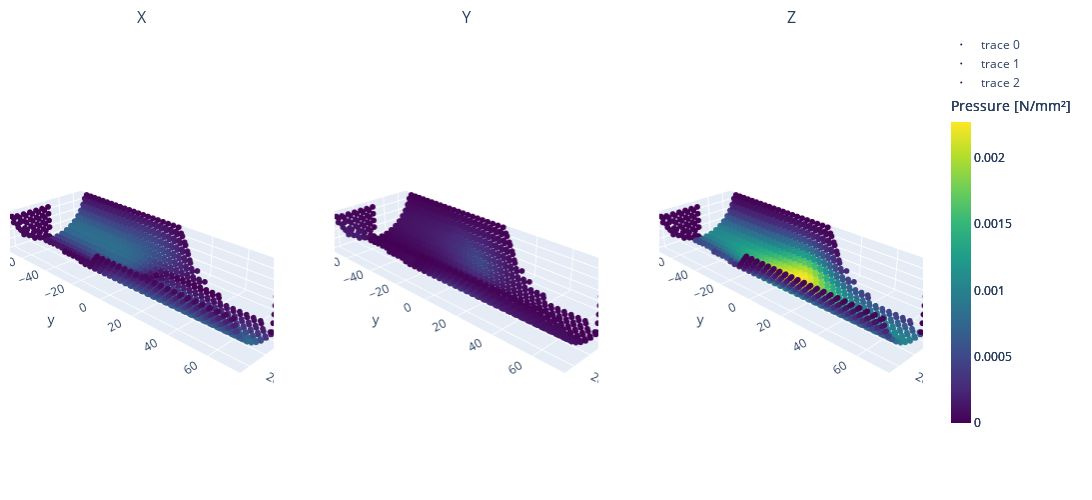

Notebook source saved alongside this figure:
### Markdown cell above
## Force Scatter XYZ

### Code cell
# Calculate global color scale limits based on the maximum absolute pressure value
max_abs_pressure = np.max(np.abs(pressures))

fig = make_subplots(
    rows=1,
    cols=3,
    subplot_titles=("X", "Y", "Z"),
    specs=[[{"type": "scatter3d"}, {"type": "scatter3d"}, {"type": "scatter3d"}]],
)

for i in range(3):
    scatter = go.Scatter3d(
        x=point_list[:, 0],
        y=point_list[:, 1],
        z=point_list[:, 2],
        mode="markers",
        marker=dict(
            size=2,
            color=np.abs(pressures[:, i]),  # Set color equal to a variable
            colorscale=colormap,  # Choose a colormap
            cmin=0,  # Set consistent color scale limits
            cmax=max_abs_pressure,  # Set consistent color scale limits
            colorbar=dict(
                title="Pressure [N/mm²]",
                len=0.75,
                thickness=20,
            ),
            opacity=1,
        ),
    )
    fig.add_trace(scatter, row=1, col=i + 1)

fig.update_layout(
    width=1200,  # Adjusted for 3 plots
    height=500,
    margin=dict(l=10, r=10, t=30, b=10),
    scene1=dict(
        aspectmode="data",
        aspectratio=dict(x=1, y=1, z=1),
        camera=dict(eye=dict(x=3, y=3, z=2)),
    ),
    scene2=dict(
        aspectmode="data",
        aspectratio=dict(x=1, y=1, z=1),
        camera=dict(eye=dict(x=3, y=3, z=2)),
    ),
    scene3=dict(
        aspectmode="data",
        aspectratio=dict(x=1, y=1, z=1),
        camera=dict(eye=dict(x=3, y=3, z=2)),
    ),
)

display(fig)

### Figure 1 — Plotly figure (JSON) as saved in the notebook; plotly's stock layout.template omitted (floating-point values rounded to 4 significant figures; data arrays with more than 128 entries replaced by an {"elided": "..."} marker saying what was removed)
{"data": [{"marker": {"cmax": 0.002277, "cmin": 0, "color": {"elided": "1236 float values"}, "colorbar": {"len": 0.75, "thickness": 20, "title": {"text": "Pressure [N/mm²]"}}, "colorscale": [[0, "#440154"], [0.1111, "#482878"], [0.2222, "#3e4989"], [0.3333, "#31688e"], [0.4444, "#26828e"], [0.5556, "#1f9e89"], [0.6667, "#35b779"], [0.7778, "#6ece58"], [0.8889, "#b5de2b"], [1, "#fde725"]], "opacity": 1, "size": 2}, "mode": "markers", "scene": "scene", "type": "scatter3d", "x": {"elided": "1236 float values"}, "y": {"elided": "1236 float values"}, "z": {"elided": "1236 float values"}}, {"marker": {"cmax": 0.002277, "cmin": 0, "color": {"elided": "1236 float values"}, "colorbar": {"len": 0.75, "thickness": 20, "title": {"text": "Pressure [N/mm²]"}}, "colorscale": [[0, "#440154"], [0.1111, "#482878"], [0.2222, "#3e4989"], [0.3333, "#31688e"], [0.4444, "#26828e"], [0.5556, "#1f9e89"], [0.6667, "#35b779"], [0.7778, "#6ece58"], [0.8889, "#b5de2b"], [1, "#fde725"]], "opacity": 1, "size": 2}, "mode": "markers", "scene": "scene2", "type": "scatter3d", "x": {"elided": "1236 float values"}, "y": {"elided": "1236 float values"}, "z": {"elided": "1236 float values"}}, {"marker": {"cmax": 0.002277, "cmin": 0, "color": {"elided": "1236 float values"}, "colorbar": {"len": 0.75, "thickness": 20, "title": {"text": "Pressure [N/mm²]"}}, "colorscale": [[0, "#440154"], [0.1111, "#482878"], [0.2222, "#3e4989"], [0.3333, "#31688e"], [0.4444, "#26828e"], [0.5556, "#1f9e89"], [0.6667, "#35b779"], [0.7778, "#6ece58"], [0.8889, "#b5de2b"], [1, "#fde725"]], "opacity": 1, "size": 2}, "mode": "markers", "scene": "scene3", "type": "scatter3d", "x": {"elided": "1236 float values"}, "y": {"elided": "1236 float values"}, "z": {"elided": "1236 float values"}}], "layout": {"annotations": [{"font": {"size": 16}, "showarrow": false, "text": "X", "x": 0.1444, "xanchor": "center", "xref": "paper", "y": 1, "yanchor": "bottom", "yref": "paper"}, {"font": {"size": 16}, "showarrow": false, "text": "Y", "x": 0.5, "xanchor": "center", "xref": "paper", "y": 1, "yanchor": "bottom", "yref": "paper"}, {"font": {"size": 16}, "showarrow": false, "text": "Z", "x": 0.8556, "xanchor": "center", "xref": "paper", "y": 1, "yanchor": "bottom", "yref": "paper"}], "height": 500, "margin": {"b": 10, "l": 10, "r": 10, "t": 30}, "scene": {"aspectmode": "data", "aspectratio": {"x": 1, "y": 1, "z": 1}, "camera": {"eye": {"x": 3, "y": 3, "z": 2}}, "domain": {"x": [0, 0.2889], "y": [0, 1]}}, "scene2": {"aspectmode": "data", "aspectratio": {"x": 1, "y": 1, "z": 1}, "camera": {"eye": {"x": 3, "y": 3, "z": 2}}, "domain": {"x": [0.3556, 0.6444], "y": [0, 1]}}, "scene3": {"aspectmode": "data", "aspectratio": {"x": 1, "y": 1, "z": 1}, "camera": {"eye": {"x": 3, "y": 3, "z": 2}}, "domain": {"x": [0.7111, 1], "y": [0, 1]}}, "width": 1200}}
